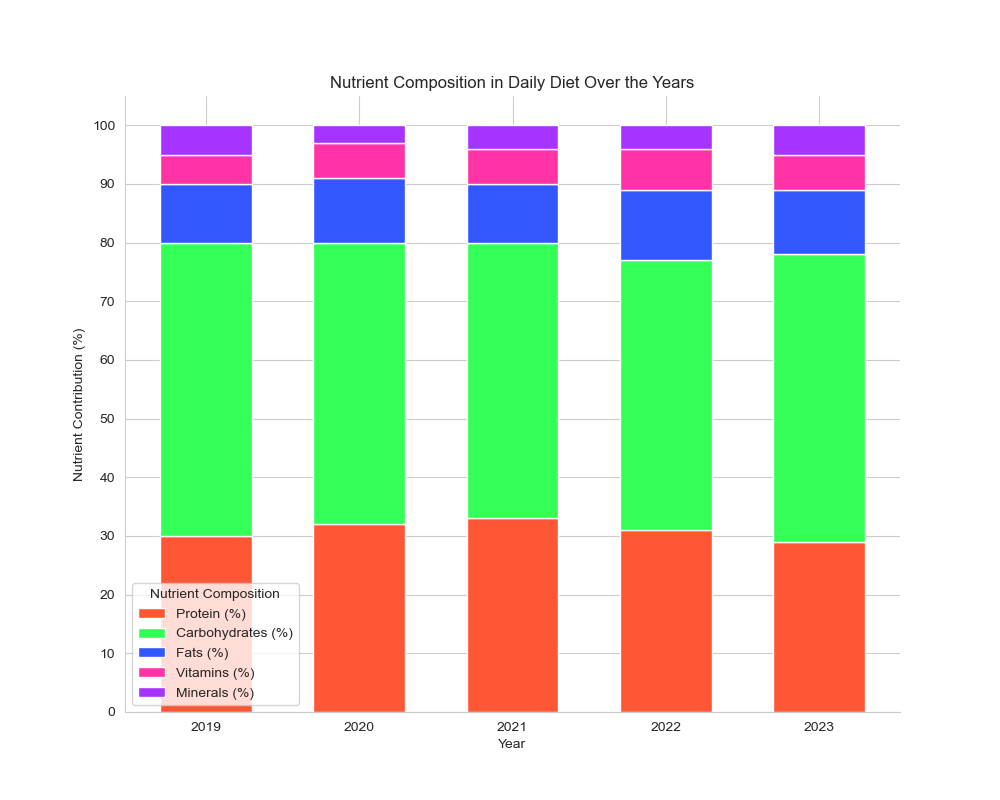

Generate this figure with Python:

import pandas as pd
import matplotlib.pyplot as plt
import seaborn as sns

# Input data
data = [
    {'Year': 2019, 'Protein (%)': 30, 'Carbohydrates (%)': 50, 'Fats (%)': 10, 'Vitamins (%)': 5, 'Minerals (%)': 5},
    {'Year': 2020, 'Protein (%)': 32, 'Carbohydrates (%)': 48, 'Fats (%)': 11, 'Vitamins (%)': 6, 'Minerals (%)': 3},
    {'Year': 2021, 'Protein (%)': 33, 'Carbohydrates (%)': 47, 'Fats (%)': 10, 'Vitamins (%)': 6, 'Minerals (%)': 4},
    {'Year': 2022, 'Protein (%)': 31, 'Carbohydrates (%)': 46, 'Fats (%)': 12, 'Vitamins (%)': 7, 'Minerals (%)': 4},
    {'Year': 2023, 'Protein (%)': 29, 'Carbohydrates (%)': 49, 'Fats (%)': 11, 'Vitamins (%)': 6, 'Minerals (%)': 5}
]

# Create a DataFrame
df = pd.DataFrame(data)

# Set the index to 'Year'
df.set_index('Year', inplace=True)

# Normalize data to 100%
df_normalized = df.div(df.sum(axis=1), axis=0) * 100

# Define colors for each stack
colors = ['#FF5733', '#33FF57', '#3357FF', '#FF33A6', '#A633FF']

# Setup seaborn style
sns.set_style('whitegrid')

# Plotting
plt.figure(figsize=(10, 8))

# Creating the bar stacks
bottom = None
bar_width = 0.6
for (columnName, columnData), color in zip(df_normalized.iteritems(), colors):
    plt.bar(df_normalized.index, columnData, bottom=bottom, color=color, label=columnName, edgecolor='white', width=bar_width)
    bottom = columnData if bottom is None else bottom + columnData

# Add legend
plt.legend(title="Nutrient Composition")

# Formatting the plot
plt.title('Nutrient Composition in Daily Diet Over the Years')
plt.xlabel('Year')
plt.ylabel('Nutrient Contribution (%)')
plt.yticks(range(0, 101, 10))
plt.xticks(df_normalized.index)
sns.despine()  # Remove the top and right spines

# Show the plot
plt.show()
